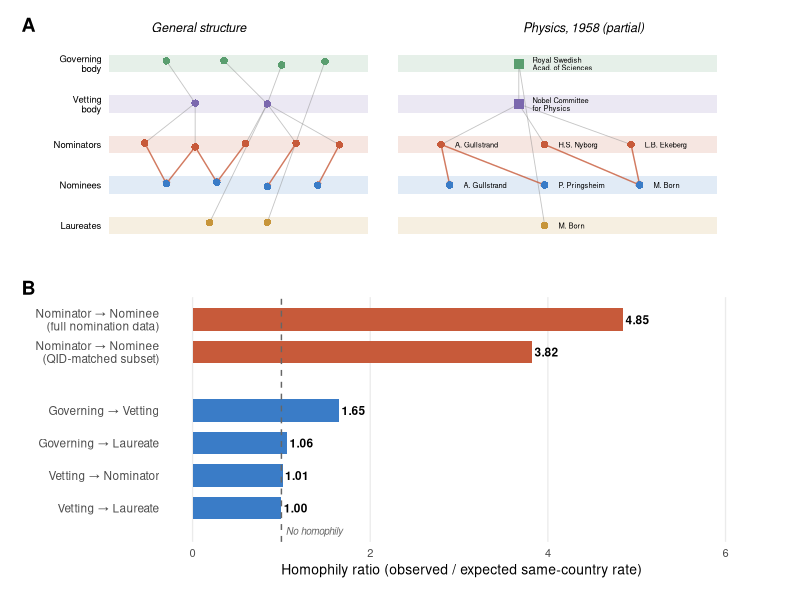

Source code (R):
# =============================================================================
# fig1_hero.R
# Generates the combined "hero" Figure 1 for the manuscript:
#   Panel A: Flat schematic of the multilayer network (two sub-panels:
#            generic structure + 1958 Physics example)
#   Panel B: Edge-type homophily bar chart
#
# Dependencies: tidyverse, patchwork, scales
# Input:  Data/results_edge_homophily.csv
# Output: Manuscript/Figures/fig1_combined.pdf
# =============================================================================

library(tidyverse)
library(patchwork)
library(scales)

fig_path <- function(f) file.path("Manuscript", "Figures", f)


# =============================================================================
# PANEL A: Schematic of the multilayer network
# =============================================================================

# --- Color palette for layers (muted, professional) ---
layer_colors <- c(
  "Governing\nbody"  = "#5a9e6f",   # sage green
  "Vetting\nbody"    = "#7b68ae",   # muted purple
  "Nominators"       = "#c75a3a",   # terracotta
  "Nominees"         = "#3a7cc7",   # steel blue
  "Laureates"        = "#c7953a"    # muted gold
)

layer_names <- names(layer_colors)
layer_y <- c(5, 4, 3, 2, 1)  # top to bottom
names(layer_y) <- layer_names

# ---- Left sub-panel: Generic abstract schematic ----

set.seed(42)

# Nodes per layer (abstract) — spread wider for clarity
generic_nodes <- tribble(
  ~layer,              ~x,
  "Governing\nbody",   -0.4,
  "Governing\nbody",    0.0,
  "Governing\nbody",    0.4,
  "Governing\nbody",    0.7,
  "Vetting\nbody",     -0.2,
  "Vetting\nbody",      0.3,
  "Nominators",        -0.55,
  "Nominators",        -0.2,
  "Nominators",         0.15,
  "Nominators",         0.5,
  "Nominators",         0.8,
  "Nominees",          -0.4,
  "Nominees",          -0.05,
  "Nominees",           0.3,
  "Nominees",           0.65,
  "Laureates",         -0.1,
  "Laureates",          0.3
) %>%
  mutate(y = layer_y[layer] + runif(n(), -0.08, 0.08))

# Edges (generic, showing each edge type)
generic_edges <- tribble(
  ~from_layer,          ~from_x,  ~to_layer,          ~to_x,
  # Governing -> Vetting
  "Governing\nbody",    -0.4,     "Vetting\nbody",    -0.2,
  "Governing\nbody",     0.0,     "Vetting\nbody",     0.3,
  "Governing\nbody",     0.4,     "Vetting\nbody",     0.3,
  # Vetting -> Nominators
  "Vetting\nbody",      -0.2,     "Nominators",        -0.55,
  "Vetting\nbody",      -0.2,     "Nominators",        -0.2,
  "Vetting\nbody",       0.3,     "Nominators",         0.15,
  "Vetting\nbody",       0.3,     "Nominators",         0.5,
  "Vetting\nbody",       0.3,     "Nominators",         0.8,
  # Nominators -> Nominees  (THE KEY EDGE)
  "Nominators",         -0.55,    "Nominees",          -0.4,
  "Nominators",         -0.2,     "Nominees",          -0.05,
  "Nominators",          0.15,    "Nominees",          -0.05,
  "Nominators",          0.5,     "Nominees",           0.3,
  "Nominators",          0.8,     "Nominees",           0.65,
  "Nominators",         -0.2,     "Nominees",          -0.4,
  # Governing -> Laureate
  "Governing\nbody",     0.7,     "Laureates",          0.3,
  # Vetting -> Laureate
  "Vetting\nbody",       0.3,     "Laureates",         -0.1,
)

# Match edge endpoints to actual node y positions
generic_edges <- generic_edges %>%
  mutate(from_y = layer_y[from_layer], to_y = layer_y[to_layer])

for (i in seq_len(nrow(generic_edges))) {
  fn <- generic_nodes %>%
    filter(layer == generic_edges$from_layer[i],
           abs(x - generic_edges$from_x[i]) < 0.01)
  if (nrow(fn) > 0) generic_edges$from_y[i] <- fn$y[1]

  tn <- generic_nodes %>%
    filter(layer == generic_edges$to_layer[i],
           abs(x - generic_edges$to_x[i]) < 0.01)
  if (nrow(tn) > 0) generic_edges$to_y[i] <- tn$y[1]
}

# Flag nomination edges for highlighting
generic_edges <- generic_edges %>%
  mutate(is_nom_edge = (from_layer == "Nominators" & to_layer == "Nominees"))

# Layer band rectangles
band_data <- tibble(
  layer = layer_names,
  y = layer_y,
  ymin = layer_y - 0.22,
  ymax = layer_y + 0.22,
  xmin = -0.80,
  xmax = 1.0
)

p_generic <- ggplot() +
  # Layer bands
  geom_rect(data = band_data,
            aes(xmin = xmin, xmax = xmax, ymin = ymin, ymax = ymax, fill = layer),
            alpha = 0.15, color = NA) +
  # Institutional edges (grey, thin)
  geom_segment(data = generic_edges %>% filter(!is_nom_edge),
               aes(x = from_x, y = from_y, xend = to_x, yend = to_y),
               arrow = arrow(length = unit(0.07, "cm"), type = "closed"),
               color = "grey55", linewidth = 0.3, alpha = 0.5) +
  # Nomination edges (highlighted — thicker, colored)
  geom_segment(data = generic_edges %>% filter(is_nom_edge),
               aes(x = from_x, y = from_y, xend = to_x, yend = to_y),
               arrow = arrow(length = unit(0.09, "cm"), type = "closed"),
               color = "#c75a3a", linewidth = 0.5, alpha = 0.8) +
  # Nodes
  geom_point(data = generic_nodes,
             aes(x = x, y = y, color = layer),
             size = 2.2, shape = 16) +
  # Layer labels on left
  geom_text(data = band_data,
            aes(x = xmin - 0.05, y = y, label = layer),
            hjust = 1, size = 2.4, lineheight = 0.85) +
  scale_fill_manual(values = layer_colors, guide = "none") +
  scale_color_manual(values = layer_colors, guide = "none") +
  coord_cartesian(xlim = c(-1.4, 1.05), ylim = c(0.4, 5.6), expand = FALSE) +
  labs(subtitle = "General structure") +
  theme_void(base_size = 10) +
  theme(
    plot.subtitle = element_text(hjust = 0.5, size = 9, face = "italic",
                                  margin = margin(b = 3)),
    plot.margin = margin(5, 5, 5, 5)
  )


# ---- Right sub-panel: 1958 Physics example ----

# Place nodes with more horizontal spread to avoid label collisions
phys_nodes <- tribble(
  ~name,                               ~layer,              ~x,      ~label_hjust, ~label_x_nudge,
  "Royal Swedish\nAcad. of Sciences",  "Governing\nbody",   0.0,     0,             0.08,
  "Nobel Committee\nfor Physics",      "Vetting\nbody",     0.0,     0,             0.08,
  "A. Gullstrand",                     "Nominators",       -0.45,    0,             0.08,
  "H.S. Nyborg",                       "Nominators",        0.15,    0,             0.08,
  "L.B. Ekeberg",                      "Nominators",        0.65,    0,             0.08,
  "A. Gullstrand",                     "Nominees",         -0.40,    0,             0.08,
  "P. Pringsheim",                     "Nominees",          0.15,    0,             0.08,
  "M. Born",                           "Nominees",          0.70,    0,             0.08,
  "M. Born",                           "Laureates",         0.15,    0,             0.08
) %>%
  mutate(y = layer_y[layer])

# Make governing & vetting slightly larger (institutional nodes)
phys_nodes <- phys_nodes %>%
  mutate(
    node_size = case_when(
      layer %in% c("Governing\nbody", "Vetting\nbody") ~ 3.0,
      TRUE ~ 2.2
    ),
    node_shape = case_when(
      layer %in% c("Governing\nbody", "Vetting\nbody") ~ 15,  # square
      TRUE ~ 16  # circle
    )
  )

# Edges with explicit from/to coordinates to avoid ambiguity
phys_edge_coords <- tribble(
  ~from_x, ~from_y, ~to_x, ~to_y,  ~is_nom_edge,
  # Governing -> Vetting
   0.0,     5,       0.0,   4,      FALSE,
  # Vetting -> Nominators
   0.0,     4,      -0.45,  3,      FALSE,
   0.0,     4,       0.15,  3,      FALSE,
   0.0,     4,       0.65,  3,      FALSE,
  # Nominators -> Nominees (THE KEY EDGES — highlighted)
  -0.45,    3,      -0.40,  2,      TRUE,   # Gullstrand -> Gullstrand
  -0.45,    3,       0.15,  2,      TRUE,   # Gullstrand -> Pringsheim
   0.15,    3,       0.70,  2,      TRUE,   # Nyborg -> Born
   0.65,    3,       0.70,  2,      TRUE,   # Ekeberg -> Born
  # Governing -> Laureate
   0.0,     5,       0.15,  1,      FALSE,
)

# Band data for right panel (same layers, but wider for labels)
band_data_r <- tibble(
  layer = layer_names,
  y = layer_y,
  ymin = layer_y - 0.22,
  ymax = layer_y + 0.22,
  xmin = -0.70,
  xmax = 1.15
)

p_physics <- ggplot() +
  # Layer bands
  geom_rect(data = band_data_r,
            aes(xmin = xmin, xmax = xmax, ymin = ymin, ymax = ymax, fill = layer),
            alpha = 0.15, color = NA) +
  # Institutional edges
  geom_segment(data = phys_edge_coords %>% filter(!is_nom_edge),
               aes(x = from_x, y = from_y, xend = to_x, yend = to_y),
               arrow = arrow(length = unit(0.07, "cm"), type = "closed"),
               color = "grey55", linewidth = 0.3, alpha = 0.5) +
  # Nomination edges (highlighted)
  geom_segment(data = phys_edge_coords %>% filter(is_nom_edge),
               aes(x = from_x, y = from_y, xend = to_x, yend = to_y),
               arrow = arrow(length = unit(0.09, "cm"), type = "closed"),
               color = "#c75a3a", linewidth = 0.5, alpha = 0.8) +
  # Nodes
  geom_point(data = phys_nodes,
             aes(x = x, y = y, color = layer),
             size = phys_nodes$node_size,
             shape = phys_nodes$node_shape) +
  # Node labels (nudged to avoid collision)
  geom_text(data = phys_nodes,
            aes(x = x + label_x_nudge, y = y, label = name),
            hjust = 0, size = 1.9, lineheight = 0.85) +
  scale_fill_manual(values = layer_colors, guide = "none") +
  scale_color_manual(values = layer_colors, guide = "none") +
  coord_cartesian(xlim = c(-0.75, 1.5), ylim = c(0.4, 5.6), expand = FALSE) +
  labs(subtitle = "Physics, 1958 (partial)") +
  theme_void(base_size = 10) +
  theme(
    plot.subtitle = element_text(hjust = 0.5, size = 9, face = "italic",
                                  margin = margin(b = 3)),
    plot.margin = margin(5, 5, 5, 5)
  )

# Combine the two sub-panels side by side for Panel A
p_schematic <- p_generic + p_physics +
  plot_layout(widths = c(1, 1.1))


# =============================================================================
# PANEL B: Edge-type homophily bar chart
# =============================================================================

fig1_data <- read_csv("Data/results_edge_homophily.csv", show_col_types = FALSE) %>%
  filter(geo_level == "country") %>%
  mutate(
    edge_label = case_when(
      edge_type == "nominator → nominee" ~ "Nominator → Nominee\n(full nomination data)",
      edge_type == "nominator → nominee (QID)" ~ "Nominator → Nominee\n(QID-matched subset)",
      edge_type == "governing_body → vetting_body" ~ "Governing → Vetting",
      edge_type == "governing_body → laureate" ~ "Governing → Laureate",
      edge_type == "vetting_body → nominator" ~ "Vetting → Nominator",
      edge_type == "vetting_body → laureate" ~ "Vetting → Laureate",
      TRUE ~ edge_type
    ),
    is_nomination = str_detect(edge_type, "nominator → nominee")
  ) %>%
  arrange(homophily_ratio) %>%
  # Assign y-positions manually: institutional bars at bottom, then a gap,
  # then nomination bars at top. This prevents label collision.
  mutate(
    y_pos = row_number(),
    # Add extra gap above the institutional bars (push nomination bars up)
    y_pos = if_else(is_nomination, y_pos + 0.8, as.double(y_pos))
  )

p_bars <- ggplot(fig1_data, aes(x = y_pos, y = homophily_ratio, fill = is_nomination)) +
  geom_col(width = 0.7) +
  geom_hline(yintercept = 1, linetype = "dashed", color = "grey40", linewidth = 0.5) +
  geom_text(aes(label = sprintf("%.2f", homophily_ratio)),
            hjust = -0.1, size = 3.0, fontface = "bold") +
  coord_flip(ylim = c(0, max(fig1_data$homophily_ratio) * 1.25),
             clip = "off") +
  scale_x_continuous(
    breaks = fig1_data$y_pos,
    labels = fig1_data$edge_label
  ) +
  scale_fill_manual(values = c("TRUE" = "#c75a3a", "FALSE" = "#3a7cc7"),
                    guide = "none") +
  labs(
    x = NULL,
    y = "Homophily ratio (observed / expected same-country rate)"
  ) +
  annotate("text", x = 0.3, y = 1.05, label = "No homophily",
           hjust = 0, size = 2.5, color = "grey40", fontface = "italic") +
  theme_minimal(base_size = 10) +
  theme(
    panel.grid.major.y = element_blank(),
    panel.grid.minor = element_blank(),
    axis.text.y = element_text(size = 8.5),
    plot.margin = margin(10, 25, 10, 10)
  )


# =============================================================================
# COMBINE: Panel A (schematic) / Panel B (bars)
# =============================================================================

# Wrap the nested patchwork (Panel A) so it can receive a tag
p_A <- wrap_elements(full = p_schematic)
p_B <- p_bars

p_final <- (p_A / p_B) +
  plot_layout(heights = c(1, 1.1)) +
  plot_annotation(tag_levels = "A") &
  theme(plot.tag = element_text(face = "bold", size = 14))

ggsave(fig_path("fig1_combined.pdf"), p_final, width = 8, height = 8.5)
message("  -> fig1_combined.pdf saved")
